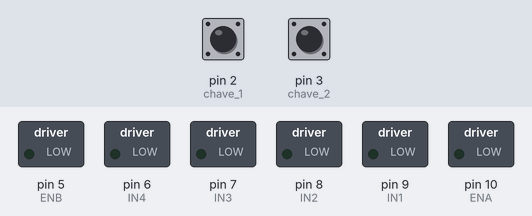
Bench run of a sketch on a simulated Arduino Uno, built with avr-gcc and run on an emulated ATmega328P. Shown: switched loads named in the sketch (green lamp = pin HIGH). The test bench sets the inputs (shaded band); at power-on: pin 2 (chave_1) HIGH, pin 3 (chave_2) HIGH.

Above: at 1.2 s.
1.3 s: pin 2 (chave_1) pulled LOW for 0.15 s
At 2.35 s:
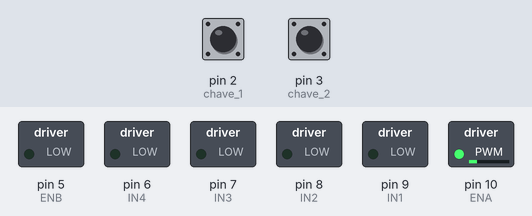
4.3 s: pin 3 (chave_2) pulled LOW for 0.15 s
At 6.55 s:
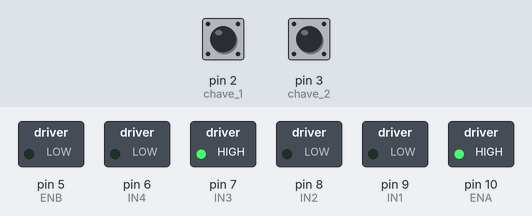
7.3 s: pin 2 (chave_1) pulled LOW for 1 s
At 11.75 s:
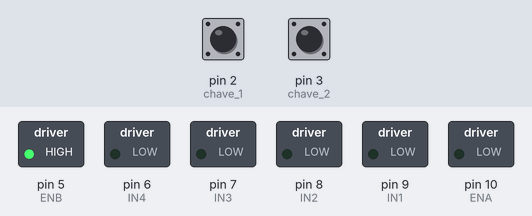
13.3 s: pin 3 (chave_2) pulled LOW for 1 s
16.3 s: pin 2 (chave_1) pulled LOW for 3.2 s
Timing chart, 0 to 22.0 s (numbered marks = the images above; inputs shaded):
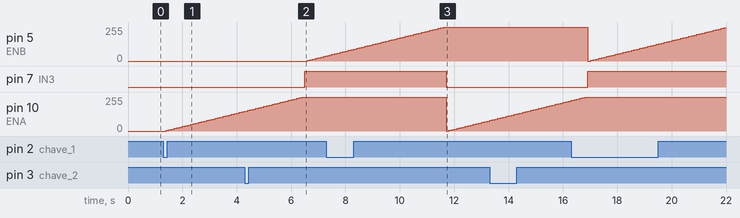

The sketch:

Bra_oRobo_TESTE_1.0.ino
```cpp
/************************************************
Editor   : MYBOTIC www.mybotic.com.my
Date     : 29 Aug 2014
Project  : 2 Channels Motor Driver Module
*************************************************/

//define motor 1 related pins
#define IN1 9
#define IN2 8
#define ENA 10

//define motor 2 related pins
#define IN3 7
#define IN4 6
#define ENB 5

//motor 1
int PWM_Value_1 = 0; //PWM value for motor 1
int chave_1 = 2; //botão  para o motor 1
byte on_off_1 = 0; //motor ligado 1 , motor desligado 0
//motor 2
int PWM_Value_2 = 0; //PWM value for motor 1
int chave_2 = 3; //botão  para o motor 2
byte on_off_2 = 0; //motor ligado 1 , motor desligado 0

//define input pin to test
int esquerda = 13;

void liga_motor_1();
void liga_motor_2();

void setup()
{
  //set output for motor 1 related pins
  pinMode(IN1, OUTPUT);
  pinMode(IN2, OUTPUT);
  pinMode(ENA, OUTPUT);

  //set output for motor 2 related pins
  pinMode(IN3, OUTPUT);
  pinMode(IN4, OUTPUT);
  pinMode(ENB, OUTPUT);

  //set input for test pins
  pinMode(chave_1, INPUT);
  pinMode(chave_2, INPUT);

  pinMode(esquerda, INPUT);

//    //set motor 1 run in clockwise
//    digitalWrite(IN1, HIGH);
//    digitalWrite(IN2, LOW);
//
//    //set motor 2 run in anticlockwise
//    digitalWrite(IN3, HIGH);
//    digitalWrite(IN4, LOW);
  //BOTÃO:
  digitalWrite(chave_1, HIGH);
  digitalWrite(chave_2, HIGH);

  digitalWrite(esquerda, HIGH);

  //INTERRUPÇÃO pino 2 para ativiar o motor 1 por um tempo determinado
  attachInterrupt(0,liga_motor_1,LOW);
  //INTERRUPÇÃO pino 3 para ativiar o motor 1 por um tempo determinado
  attachInterrupt(1,liga_motor_2,LOW);

}

void loop()
{
 // int PWM_Value = 0; //PWM value for motor 1 and 2

  //verificar se o botão foi pressionado
  if (on_off_1 == 1){
     //set motor 1 run in clockwise
     if (esquerda == LOW){
           //set motor 1 run in clockwise
           digitalWrite(IN1, LOW);
           digitalWrite(IN2, HIGH);
     }

     //digitalWrite(IN1, HIGH);
     //digitalWrite(IN2, LOW);
     for(PWM_Value_1 = 0; PWM_Value_1<=255; PWM_Value_1+=5)
        {
          analogWrite(ENA, PWM_Value_1); //set PWM to Motor 1
          //analogWrite(ENB, PWM_Value); //set PWM to Motor 2
          delay(100);
        }
      digitalWrite(IN1, LOW);
      digitalWrite(IN2, LOW);
      on_off_1 = 0;
      PWM_Value_1 = 0;
  }
  if (on_off_2 == 1){
     //set motor 2 run in anticlockwise
     digitalWrite(IN3, HIGH);
     digitalWrite(IN4, LOW);
      for(PWM_Value_2 = 0; PWM_Value_2<=255; PWM_Value_2+=5)
        {
          //analogWrite(ENA, PWM_Value); //set PWM to Motor 1
          analogWrite(ENB, PWM_Value_2); //set PWM to Motor 2
          delay(100);
        }
      digitalWrite(IN3, LOW);
      digitalWrite(IN4, LOW);
      on_off_2 = 0;
      PWM_Value_2 = 0;
      }


//  if(PINO13 == HIGH){
//        //Motor 1 and Motor 2 run with gradually increasing speed until Max
//        for(PWM_Value = 0; PWM_Value<=255; PWM_Value+=5)
//        {
//          analogWrite(ENA, PWM_Value); //set PWM to Motor 1
//          analogWrite(ENB, PWM_Value); //set PWM to Motor 2
//          delay(100);
//        }
//
//
//        //Motor 1 and Motor 2 run with gradually descreasing speed until Stop
//        for(PWM_Value = 255; PWM_Value>=0; PWM_Value-=5)
//        {
//         // analogWrite(ENA, PWM_Value); //set PWM to Motor 1
//          analogWrite(ENB, PWM_Value); //set PWM to Motor 2
//          delay(100);
//        }
//   }
}

//ciando função para a interrupção.
void liga_motor_1(){
   on_off_1  = 1;
}
void liga_motor_2(){
   on_off_2  = 1;
}
  //To do the motors work
//  if (PINO13 == HIGH){
//    //set motor 1 run in clockwise
//    digitalWrite(IN1, LOW);
//    digitalWrite(IN2, HIGH);
//  }
//  else{
//    //set motor 2 run in anticlockwise
//    digitalWrite(IN3, LOW);
//    digitalWrite(IN4, HIGH);
//  }


// CODIGO DA ISABELAA


//#include <Servo.h>
//
//#define ANGULO_INICIAL_MOTOR 90
//
//// --- Mapeamento dos Joysticks ---
//#define botao 2
//
//// --- Mapeamento dos Servos ---
//Servo motorBase;
//
//void setup() {
//  mapearPinosDosMotores();
//  inicializarAngulosDosMotores();
//  mapearJoysticksComoInput();
//}
//
//void loop() {
//  moverBase();
//  delay(100);
//}
//
//void mapearPinosDosMotores() {
//  motorBase.attach(5);
//}
//
//void inicializarAngulosDosMotores() {
//  motorBase.write(ANGULO_INICIAL_MOTOR);
//}
//
//
//void mapearJoysticksComoInput() {
//  pinMode(botao, INPUT);
//}
//
//void moverBase() {
//
//  int posX = digitalRead(botao);
//  if(posX == HIGH) {
//    posX = map(posX, 0, 1023, 0, 180);
//    motorBase.write(posX);
//  }
//  else {
//    motorBase.detach();
//  }
//}
```

Measured:
- after the input at 1.3 s, pin 10 (ENA): moves from 0/255 to 145/255 over 2.8 s, starting after 0.10 s
- after the input at 4.3 s, pin 5 (ENB): moves from 0/255 to 35/255 over 0.60 s, starting after 2.3 s; pin 7 (IN3): LOW → HIGH after 2.2 s
- after the input at 7.3 s, pin 10 (ENA): 255/255 → 0/255 after 4.4 s, → 5/255 0.10 s later, → 10/255 0.10 s later, → 15/255 0.10 s later, … (16 changes in this stretch)
